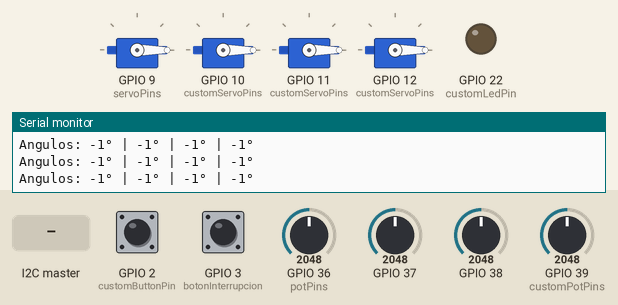
Simulated run of this sketch. Board: ESP32. On the bench: 4 × servo, output pins drawn as LEDs (lit = HIGH), the last lines printed to the serial monitor. Inputs (shaded band) come from the test bench; at power-on: GPIO 2 (customButtonPin) HIGH, GPIO 3 (botonInterrupcion) HIGH, GPIO 36 (potPins) = 2048, GPIO 37 = 2048, GPIO 38 = 2048, GPIO 39 (customPotPins) = 2048. EEPROM starts erased.

Above: at 1.2 s.
1.3 s: GPIO 2 (customButtonPin) pulled LOW for 0.15 s
At 2.6 s:
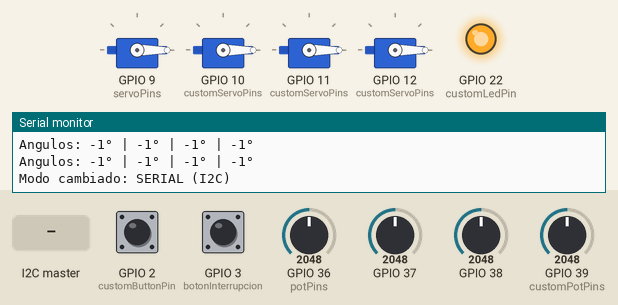
2.9 s: the I2C master sends the byte 1
At 3.9 s:
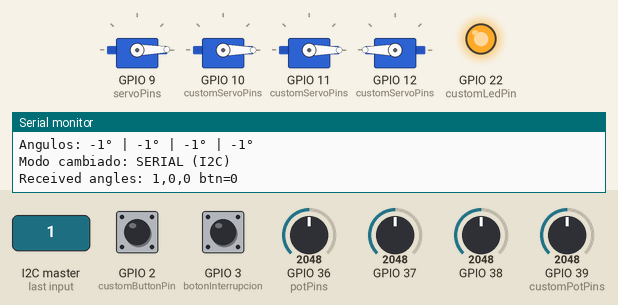
4.4 s: GPIO 2 (customButtonPin) pulled LOW for 1 s
At 5.6 s:
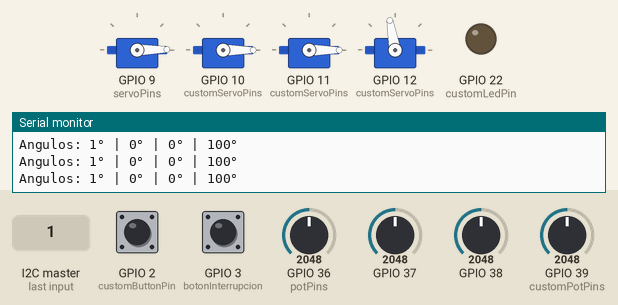
6.9 s: GPIO 2 (customButtonPin) pulled LOW for 0.15 s
At 7.9 s:
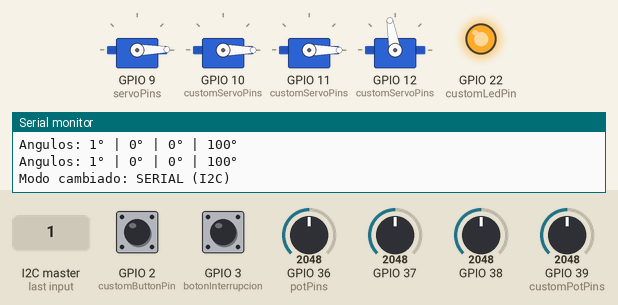
8.5 s: the I2C master sends the byte 90
At 9.4 s:
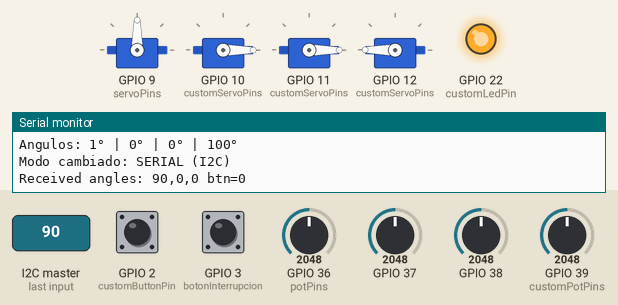
10.0 s: the I2C master sends the byte 200
At 10.3 s:
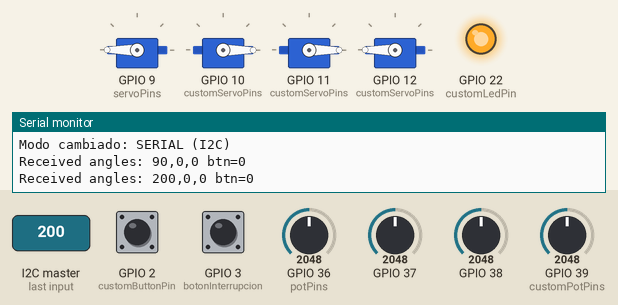
Timing chart, 0 to 12.5 s (numbered marks = the images above; inputs shaded):
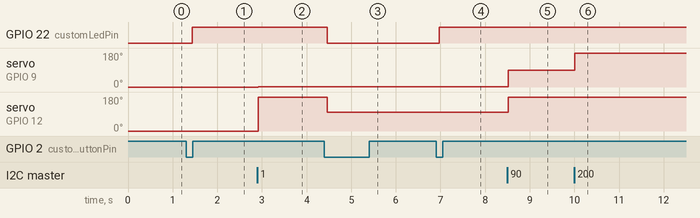

Measured:
- after the input at 1.3 s, GPIO 22 (customLedPin): LOW → HIGH after 0.14 s
- after the input at 2.9 s, servo on GPIO 9 (servoPins): 0° → 1° at once; servo on GPIO 12 (customServoPins): 0° → 180° at once
- after the input at 4.4 s, GPIO 22 (customLedPin): HIGH → LOW after 0.06 s; servo on GPIO 12 (customServoPins): 180° → 100° after 0.06 s
- after the input at 6.9 s, GPIO 22 (customLedPin): LOW → HIGH after 0.07 s
- after the input at 8.5 s, servo on GPIO 9 (servoPins): 1° → 90° at once; servo on GPIO 12 (customServoPins): 100° → 180° at once
- after the input at 10.0 s, servo on GPIO 9 (servoPins): 90° → 180° at once

The sketch:

Robot.ino
```cpp
#include "RobotController.h"
#include <EEPROM.h>
#include <avr/wdt.h>

// Fichero principal del robot
// - Controla 4 servos mediante RobotController
// - Guarda y recupera ángulos en EEPROM usando un botón de interrupción
// - Usa watchdog para recuperar ante bloqueos


// Opción A: por defecto (construido dentro de RobotController)
// RobotController robot; // pines por defecto: servos {9,10,11,12}, pots {A0..A3}, button=2, led=13

// Opción B: proporcionar asignación de pines personalizada desde el .ino
const int customServoPins[RobotController::NUM_SERVOS] = {9, 10, 11, 12};
const int customPotPins[RobotController::NUM_SERVOS]   = {A0, A1, A2, A3};
const int customButtonPin = 2;
const int customLedPin = 22;

const int botonInterrupcion = 3;


// Se crea el controlador con pines personalizados
RobotController robot(customServoPins, customPotPins, customButtonPin, customLedPin);


/*
  manejadorInterrupcion()
  ------------------------
  Rutina de atención a la interrupción (handler) activada por el pin
  `botonInterrupcion`. Se usa para guardar inmediatamente los ángulos
  actuales de los servos en la EEPROM.
*/
void manejadorInterrupcion() {
  Serial.println("Interrupción detectada en el pin del botón");
  Serial.println("Guardando ángulos actuales en EEPROM...");
  const int* angles = robot.getAngles();

  for (int i = 0; i < RobotController::NUM_SERVOS; ++i) {
    EEPROM.put(i * sizeof(int), angles[i]);
    Serial.print("Ángulo del servo ");
    Serial.print(i);
    Serial.print(" guardado: ");
    Serial.print(angles[i]);
    Serial.println("°");
  }
}

/*
  recuperarAngulosDeEEPROM()
  ---------------------------
  Lee desde EEPROM los valores guardados anteriormente y los muestra por
  Serial. Mantiene la implementación original: si deseas aplicar los valores
  leídos directamente a los servos al inicio, se puede añadir una función
  pública en `RobotController` para establecerlos.
*/
void recuperarAngulosDeEEPROM() {
  Serial.println("Recuperando ángulos de EEPROM...");
  const int* angles = robot.getAngles();
  for (int i = 0; i < RobotController::NUM_SERVOS; ++i) {
    EEPROM.get(i * sizeof(int), angles[i]);
    Serial.print("Ángulo del servo ");
    Serial.print(i);
    Serial.print(" recuperado: ");
    Serial.print(angles[i]);
    Serial.println("°");
  }
}

void setup() {

  Serial.begin(115200);
  while (!Serial) { ; }

  wdt_disable(); // desactiva watchdog timer

  // Registrar puntero de instancia para que el manejador estático de I2C pueda reenviar a la instancia
  RobotController::instancePtr = &robot;

  recuperarAngulosDeEEPROM();
  robot.begin();


  pinMode(botonInterrupcion, INPUT_PULLUP);
  attachInterrupt(digitalPinToInterrupt(botonInterrupcion), manejadorInterrupcion, FALLING);

  wdt_enable(WDTO_1S); // Habilita watchdog timer con tiempo de espera de 1 segundo
  wdt_reset(); // Reinicia watchdog timer
}

void loop() {
  wdt_reset(); // Reinicia watchdog timer
  robot.loopTick();
}
```

RobotController.cpp
```cpp
#include "RobotController.h"
#include <Wire.h>

// Definiciones estáticas
volatile bool RobotController::i2cDataAvailable = false;
volatile uint8_t RobotController::i2cBuf[4] = {0,0,0,0};
RobotController* RobotController::instancePtr = nullptr;

RobotController::RobotController()
  : servoPins{9, 10, 11, 12}, potPins{A0, A1, A2, A3},
    buttonPin(2), ledPin(13), lastDebounceTime(0), lastButtonReading(HIGH),
    buttonPressedHandled(false), currentMode(MODE_POTS)
{
  for (int i = 0; i < NUM_SERVOS; ++i) {
    angles[i] = 90;
    potValues[i] = 0;
    discardCount[i] = 0;
  }
}

// Constructor alternativo: copiar pines desde el llamador
RobotController::RobotController(const int servoPinsIn[NUM_SERVOS], const int potPinsIn[NUM_SERVOS], int buttonPinIn, int ledPinIn)
  : buttonPin(buttonPinIn), ledPin(ledPinIn), lastDebounceTime(0), lastButtonReading(HIGH),
    buttonPressedHandled(false), currentMode(MODE_POTS)
{
  for (int i = 0; i < NUM_SERVOS; ++i) {
    servoPins[i] = servoPinsIn[i];
    potPins[i] = potPinsIn[i];
    angles[i] = 90;
    potValues[i] = 0;
    discardCount[i] = 0;
  }
}

void RobotController::begin() {

  initServos();
  initIO();

  // Iniciar I2C (esclavo)
  Wire.begin(I2C_ADDRESS);
  Wire.onReceive(RobotController::onReceiveStatic);
  Serial.print("I2C slave iniciado en 0x"); Serial.println(I2C_ADDRESS, HEX);

  Serial.println("Control de 4 servos - Iniciado");
  Serial.println("Modo actual: POTS (potenciometros). Pulsa el boton para cambiar a SERIAL.");
}

void RobotController::loopTick() {
  handleButton();
  if (currentMode == MODE_POTS) updatePotsMode();
  else updateI2CMode();
}

void RobotController::initServos() {
  for (int i = 0; i < NUM_SERVOS; ++i) {
    servos[i].attach(servoPins[i]);
    servos[i].write(angles[i]);
  }
}

void RobotController::initIO() {
  pinMode(buttonPin, INPUT_PULLUP);
  pinMode(ledPin, OUTPUT);
  digitalWrite(ledPin, LOW);
}

void RobotController::handleButton() {
  int reading = digitalRead(buttonPin);
  if (reading != lastButtonReading) {
    lastDebounceTime = millis();
    buttonPressedHandled = false;
  }

  if ((millis() - lastDebounceTime) > debounceDelay) {
    if (reading == LOW && !buttonPressedHandled) {
      toggleMode();
      buttonPressedHandled = true;
    }
  }
  lastButtonReading = reading;
}

void RobotController::toggleMode() {
  currentMode = (currentMode == MODE_POTS) ? MODE_SERIAL : MODE_POTS;
  if (currentMode == MODE_POTS) {
    Serial.println("Modo cambiado: POTS");
    digitalWrite(ledPin, LOW);
    // Al cambiar a modo POTS, asegurar que la garra esté en 100 (posición deseada)
    if (NUM_SERVOS > 3) {
      angles[3] = 100;
      servos[3].write(100);
      Serial.println("Garra ajustada a 100 al entrar en POTS");
    }
  } else {
    Serial.println("Modo cambiado: SERIAL (I2C)");
    digitalWrite(ledPin, HIGH);
  }
}

void RobotController::updatePotsMode() {
  for (int i = 0; i < NUM_SERVOS; ++i) {
    int raw = analogRead(potPins[i]);
    if (raw > lastPotValues[i] + filterValue || raw < lastPotValues[i] - filterValue) {
      int newAngle = map(raw, 1023, 0, 0, 180);
      int delta = abs(newAngle - angles[i]);
      if (delta > MAX_POT_DELTA) {
        discardCount[i]++;
        if (discardCount[i] % 10 == 1) {
          Serial.print("Descartada lectura atipica en pot "); Serial.print(i);
          Serial.print(" : "); Serial.print(newAngle);
          Serial.print(" (prev "); Serial.print(angles[i]); Serial.println(")");
        }
        continue;
      }
      discardCount[i] = 0;
      angles[i] = newAngle;
      servos[i].write(angles[i]);
      lastPotValues[i] = raw;
    }
  }
  printAngles();
  delay(50);
}

void RobotController::updateI2CMode() {
  if (i2cDataAvailable) {
    noInterrupts();
    uint8_t buf[4];
    for (int i = 0; i < 4; ++i) buf[i] = i2cBuf[i];
    i2cDataAvailable = false;
    interrupts();

    // Imprimir por Serial los valores recibidos desde el ESP32
    Serial.print("Received angles: ");
    Serial.print(buf[0]); Serial.print(",");
    Serial.print(buf[1]); Serial.print(",");
    Serial.print(buf[2]); Serial.print(" btn=");
    Serial.println(buf[3]);

    for (int i = 0; i < 3 && i < NUM_SERVOS; ++i) {
      int a = constrain((int)buf[i], 0, 180);
      angles[i] = a;
      servos[i].write(a);
    }
    int btn = buf[3] ? 1 : 0;
    if (NUM_SERVOS > 3) {
      if (btn) {
        servos[3].write(100);
        angles[3] = 100;
      } else {
        servos[3].write(180);
        angles[3] = 180;
      }
    }
  }
  delay(10);
}

void RobotController::printAngles() {
  Serial.print("Angulos: ");
  for (int i = 0; i < NUM_SERVOS; ++i) {
    Serial.print(angles[i]);
    Serial.print("°");
    if (i < NUM_SERVOS-1) Serial.print(" | ");
  }
  Serial.println();
}

void RobotController::onReceive(int howMany) {
  int i = 0;
  while (Wire.available() && i < 4) {
    i2cBuf[i++] = Wire.read();
  }
  i2cDataAvailable = true;
}

void RobotController::onReceiveStatic(int howMany) {
  if (instancePtr) instancePtr->onReceive(howMany);
}

// Devuelve puntero constante a la matriz interna de ángulos
const int* RobotController::getAngles() const {
  return angles;
}
```

RobotController.h
```cpp
// RobotController.h
#ifndef ROBOT_CONTROLLER_H
#define ROBOT_CONTROLLER_H

#include <Arduino.h>
#include <Servo.h>

// Dirección I2C esperada (coincide con ESP32)
static const uint8_t I2C_ADDRESS = 0x08;

class RobotController {
public:
  static const int NUM_SERVOS = 4;

  RobotController();
  // Constructor alternativo: pasar asignaciones de pines personalizadas (los arrays deben tener NUM_SERVOS elementos)
  RobotController(const int servoPinsIn[NUM_SERVOS], const int potPinsIn[NUM_SERVOS], int buttonPinIn, int ledPinIn);
  void begin();
  void loopTick();

  // Accesores para los ángulos actuales
  const int* getAngles() const;

  // Estado I2C accesible si es necesario
  static volatile bool i2cDataAvailable;
  static volatile uint8_t i2cBuf[4];
  static RobotController* instancePtr;

private:
  enum Mode { MODE_POTS = 0, MODE_SERIAL = 1 };

  int servoPins[NUM_SERVOS];
  int potPins[NUM_SERVOS];
  int buttonPin;
  int ledPin;

  Servo servos[NUM_SERVOS];
  int potValues[NUM_SERVOS];
  int angles[NUM_SERVOS];
  int discardCount[NUM_SERVOS];

  // debounce
  unsigned long lastDebounceTime;
  const unsigned long debounceDelay = 50;
  int lastButtonReading;
  bool buttonPressedHandled;

  //Filtering
  int lastPotValues[NUM_SERVOS] = {0,0,0,0};
  int filterValue = 4;

  const int MAX_POT_DELTA = 20;
  Mode currentMode;

  // helpers
  void initServos();
  void initIO();
  void handleButton();
  void toggleMode();
  void updatePotsMode();
  void updateI2CMode();
  void printAngles();

  // I2C receive handler (no debe registrarse directamente en Wire)
  void onReceive(int howMany);
  static void onReceiveStatic(int howMany);

  // permitir que setup() use internals si hace falta
  friend void ::setup();
};

#endif // ROBOT_CONTROLLER_H
```
